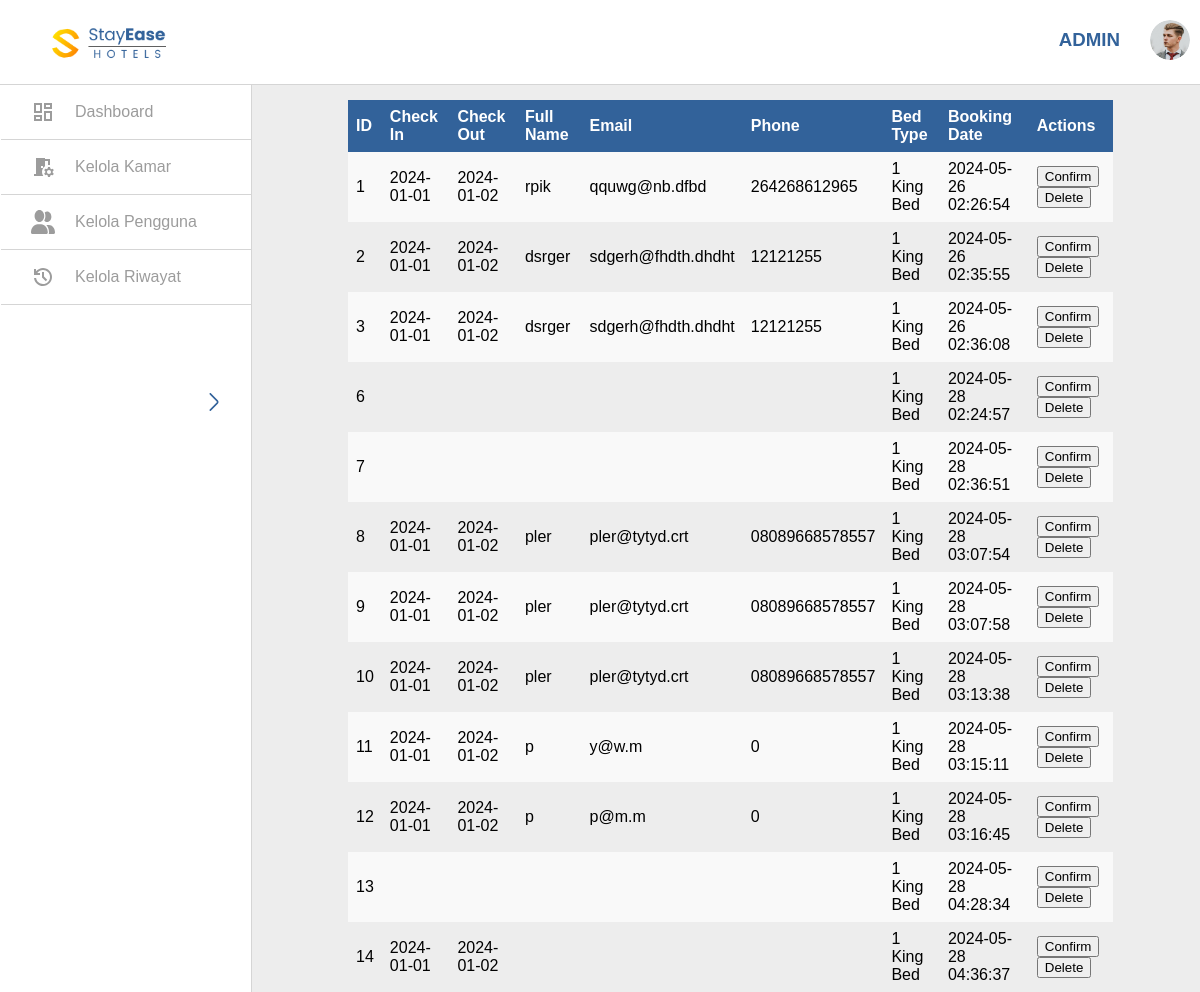
Page /php/manage_history.php on the earlier database version.
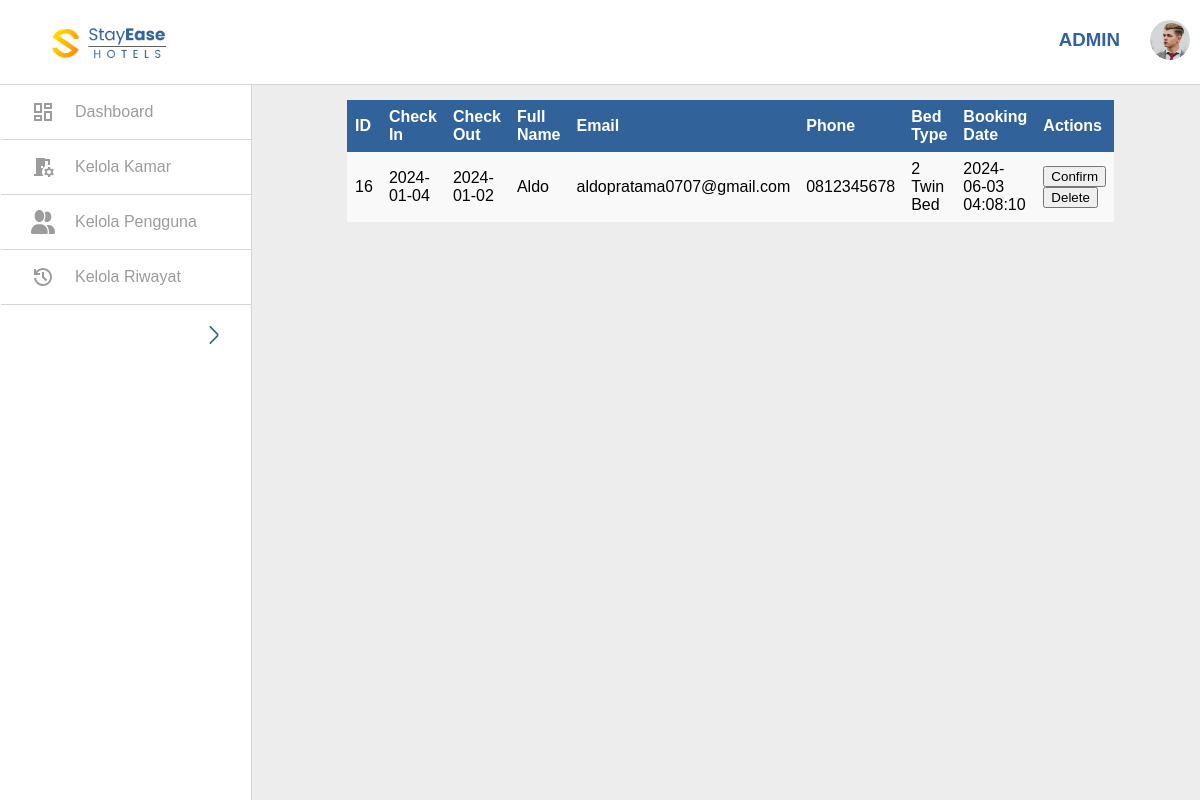
Same page on the later database version.
### tables this page shows
CREATE TABLE `bookings` (
  `id` int(11) NOT NULL,
  `check_in` date DEFAULT NULL,
  `check_out` date DEFAULT NULL,
  `fullname` varchar(255) DEFAULT NULL,
  `email` varchar(255) DEFAULT NULL,
  `phone` varchar(20) DEFAULT NULL,
  `bed_type` varchar(100) DEFAULT NULL,
  `booking_date` timestamp NOT NULL DEFAULT current_timestamp(),
  `bukti_pembayaran` text NOT NULL,
  `room_type` varchar(50) DEFAULT NULL
);

### php/manage_history.php (the view, shortened to what this page needs)
<?php
include('Koneksi.php');
$sql = "SELECT * FROM bookings";
$result = $conn->query($sql);
?>
<!DOCTYPE html>
<html>
<head>
    <link rel="stylesheet" type="text/css" href="../CSS/manage_history.css">
</head>
<body>
    <header>
        <nav>
            <img src="../IMG/Logo.png" alt="Logo">
            <ul>
                <li><h3>ADMIN</h3></li>
                <li><img src="../IMG/Photo by Grigore Ricky.png" alt="Profile Picture" class="profile-pic"></li>
            </ul>
        </nav>
    </header>
    <div class="sidebar">
        <a href="dashboard.php"><img src="../IMG/material-symbols_dashboard-outline.svg" alt="Dashboard">Dashboard</a>
        <a href="manage_room.php"><img src="../IMG/ic_baseline-room-preferences.svg" alt="Rooms">Kelola Kamar</a>
        <a href="manage_users.php"><img src="../IMG/fa6-solid_user-group.svg" alt="Users">Kelola Pengguna<img src="../IMG/oui_arrow-up.svg" alt="" class="arrow">   </a>
        <a href="manage_history.php"><img src="../IMG/material-symbols_history.svg" alt="History">Kelola Riwayat</a>
    </div>
    <h2>Kelola Riwayat</h2>
    <table>
        <tr>
            <th>ID</th>
            <th>Check In</th>
            <th>Check Out</th>
            <th>Full Name</th>
            <th>Email</th>
            <th>Phone</th>
            <th>Bed Type</th>
            <th>Booking Date</th>
            <th>Actions</th>
        </tr>
        <?php
        if ($result->num_rows > 0) {
            while($row = $result->fetch_assoc()) {
                echo "<tr>";
                echo "<td>" . $row["id"] . "</td>";
                echo "<td>" . $row["check_in"] . "</td>";
                echo "<td>" . $row["check_out"] . "</td>";
                echo "<td>" . $row["fullname"] . "</td>";
                echo "<td>" . $row["email"] . "</td>";
                echo "<td>" . $row["phone"] . "</td>";
                echo "<td>" . $row["bed_type"] . "</td>";
                echo "<td>" . $row["booking_date"] . "</td>";
                echo "<td>";
                echo "<form method='post'>";
                echo "<button type='submit' name='confirm_booking'>Confirm</button>";
                echo "<button onclick=\"deleteBooking(" . $row["id"] . ")\">Delete</button>";
                echo "</form>";
                echo "</td>";
                echo "</tr>";
            }
        } else {
            echo "<tr><td colspan='9'>No bookings found.</td></tr>";
        }
        ?>
    </table>
    <a href="dashboard.php">Back to Dashboard</a>
</body>
</html>

### CSS/manage_history.css (style rules this page uses)
body { font-family: Arial, sans-serif; margin: 0; padding: 0; background-color: #EDEDED; display: flex; }
header { background-color: #ffffff; border-bottom: 1px solid #D5D5D5; padding: 10px 20px; box-shadow: 0 4px 5%; color: #32629A; width: 100%; position: fixed; top: 0; z-index: 1; }
nav { display: flex; justify-content: space-between; align-items: center; }
nav img { padding: 10px 30px; height: 40px; }
nav ul { list-style: none; margin: 0; padding: 0; display: flex; }
nav ul li:last-child { margin-right: 0; margin-left: auto; }
.profile-pic { border-radius: 50%; height: 40px; width: 40px; }
.sidebar { background-color: #ffffff; width: 250px; position: fixed; top: 85px; bottom: 0; border-left: 1px solid #ffffff; border-right: 1px solid #D5D5D5; box-shadow: 0 20px 10% rgba(0, 0, 0, 0.1); color: #9C9C9C; }
.sidebar a { display: flex; align-items: center; padding: 15px 30px; text-decoration: none; color: #9C9C9C; border-bottom: 1px solid #D5D5D5; transition: background-color 0.3s; }
.sidebar a img { margin-right: 20px; height: 24px; width: 24px; }
.sidebar img.arrow { width: 24px; position: absolute; top: 35%; right: 5px; transform: translateY(-50%); }
table { width: 100%; border-collapse: collapse; margin-top: 100px; margin-left: 30vh; }
table th, table td { padding: 8px; text-align: left; }
table th { background-color: #32629A; font-weight: bold; color: white; }
table tr:nth-child(even) { background-color: #f9f9f9; }

Differences in the rows shown:
removed bookings: id "1", check_in "2024-01-01", check_out "2024-01-02", fullname "rpik", email "qquwg@nb.dfbd", phone "264268612965", bed_type "1 King Bed", booking_date "2024-05-26 02:26:54"
removed bookings: id "2", check_in "2024-01-01", check_out "2024-01-02", fullname "dsrger", email "sdgerh@fhdth.dhdht", phone "12121255", bed_type "1 King Bed", booking_date "2024-05-26 02:35:55"
removed bookings: id "3", check_in "2024-01-01", check_out "2024-01-02", fullname "dsrger", email "sdgerh@fhdth.dhdht", phone "12121255", bed_type "1 King Bed", booking_date "2024-05-26 02:36:08"
removed bookings: id "6", bed_type "1 King Bed", booking_date "2024-05-28 02:24:57"
removed bookings: id "7", bed_type "1 King Bed", booking_date "2024-05-28 02:36:51"
removed bookings: id "8", check_in "2024-01-01", check_out "2024-01-02", fullname "pler", email "pler@tytyd.crt", phone "08089668578557", bed_type "1 King Bed", booking_date "2024-05-28 03:07:54"
removed bookings: id "9", check_in "2024-01-01", check_out "2024-01-02", fullname "pler", email "pler@tytyd.crt", phone "08089668578557", bed_type "1 King Bed", booking_date "2024-05-28 03:07:58"
removed bookings: id "10", check_in "2024-01-01", check_out "2024-01-02", fullname "pler", email "pler@tytyd.crt", phone "08089668578557", bed_type "1 King Bed", booking_date "2024-05-28 03:13:38"
removed bookings: id "11", check_in "2024-01-01", check_out "2024-01-02", fullname "p", email "y@w.m", phone "0", bed_type "1 King Bed", booking_date "2024-05-28 03:15:11"
removed bookings: id "12", check_in "2024-01-01", check_out "2024-01-02", fullname "p", email "p@m.m", phone "0", bed_type "1 King Bed", booking_date "2024-05-28 03:16:45"
removed bookings: id "13", bed_type "1 King Bed", booking_date "2024-05-28 04:28:34"
removed bookings: id "14", check_in "2024-01-01", check_out "2024-01-02", bed_type "1 King Bed", booking_date "2024-05-28 04:36:37"
added bookings: id "16", check_in "2024-01-04", check_out "2024-01-02", fullname "Aldo", email "aldopratama0707@gmail.com", phone "0812345678", bed_type "2 Twin Bed", booking_date "2024-06-03 04:08:10"
